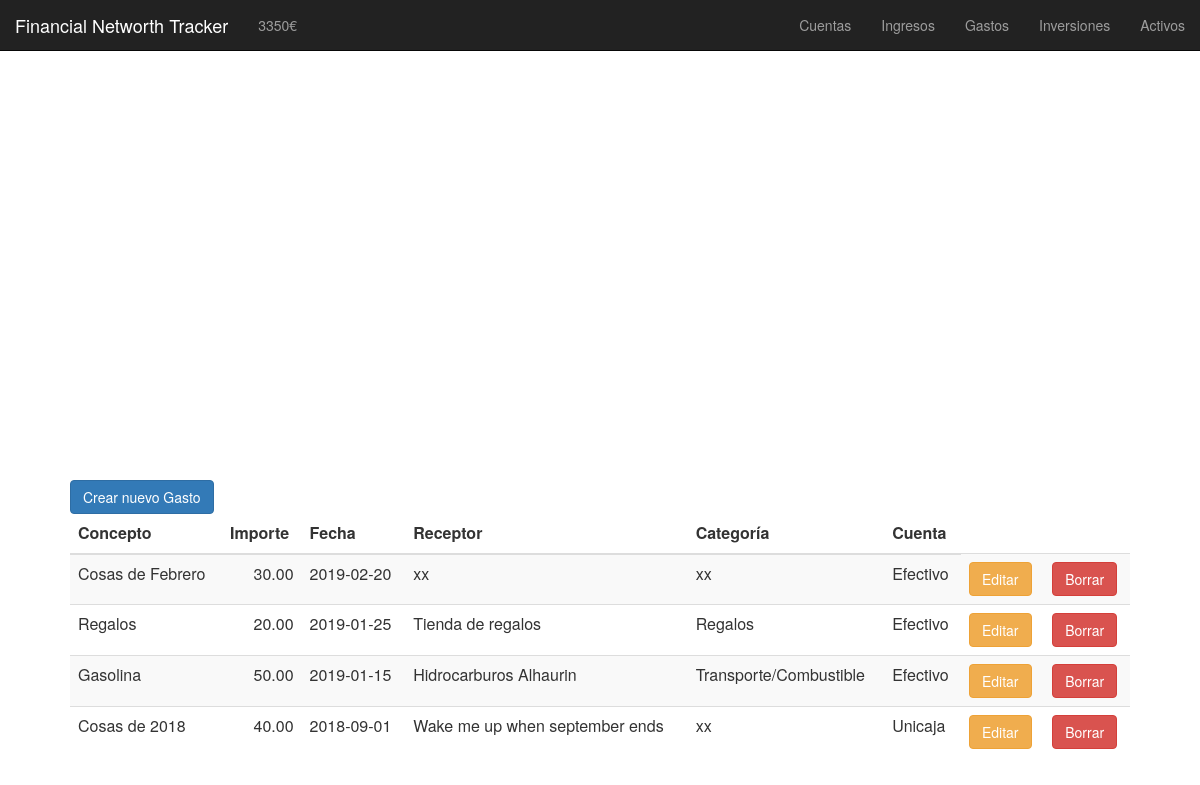
/gastos.php, run on the app's committed database.
### tables this page shows
CREATE TABLE gastos (
	id INT PRIMARY KEY AUTO_INCREMENT,
	importe DECIMAL(8,2),  
    concepto VARCHAR(50),  
    fecha DATE,  
    receptor VARCHAR(50),  
    categoria VARCHAR(50),  
    cuenta VARCHAR(50)  
);

### functions/gastos/mostrar_gastos_edit.php (the view, shortened to what this page needs)
<td>
    <button type="button" class="btn btn-warning" data-toggle="modal" data-target="#modal_editar_<?php echo $row['id'] ;?>">
    Editar
    </button>
</td>
<td>
    <button type="button" class="btn btn-danger" data-toggle="modal" data-target="#modal_borrar_<?php echo $row['id'] ;?>">
    Borrar
    </button>
</td>

### functions/gastos/mostrar_gastos.php (shortened to what this page needs)
<table class="table table-striped">
    <thead>
    <tr>
        <th>Concepto</th>
        <th>Importe</th>
        <th>Fecha</th>
        <th>Receptor</th>
        <th>Categoría</th>
        <th>Cuenta</th>
    </tr>
    </thead>
<?php
$res = mysql_query("SELECT * FROM gastos ORDER BY fecha DESC")
or die(mysql_error());
while($row = mysql_fetch_array( $res )) {?>
    <tr>
        <td><?php echo $row['concepto'];?></td>
        <td style="text-align:right;"><?php echo $row['importe'];?></td>
        <td><?php echo $row['fecha'];?></td>
        <td><?php echo $row['receptor'];?></td>
        <td><?php echo $row['categoria'];?></td>
        <td><?php echo $row['cuenta'];?></td>
        <?php
            if ($editar == 1) {
                require "mostrar_gastos_edit.php";
            }
        ?>
    </tr>
<?php } ?>
</table>

### css/gastos.css (style rules this page uses)
body { margin-top: 100px; margin-left: 70px; margin-right: 70px; }

### data on the page
gastos: concepto "Cosas de Febrero", importe "30.00", fecha "2019-02-20", receptor "xx", categoria "xx", cuenta "Efectivo"
gastos: concepto "Regalos", importe "20.00", fecha "2019-01-25", receptor "Tienda de regalos", categoria "Regalos", cuenta "Efectivo"
gastos: concepto "Gasolina", importe "50.00", fecha "2019-01-15", receptor "Hidrocarburos Alhaurin", categoria "Transporte/Combustible", cuenta "Efectivo"
gastos: concepto "Cosas de 2018", importe "40.00", fecha "2018-09-01", receptor "Wake me up when september ends", categoria "xx", cuenta "Unicaja"

### other printed values
$patrimonio "3350"
